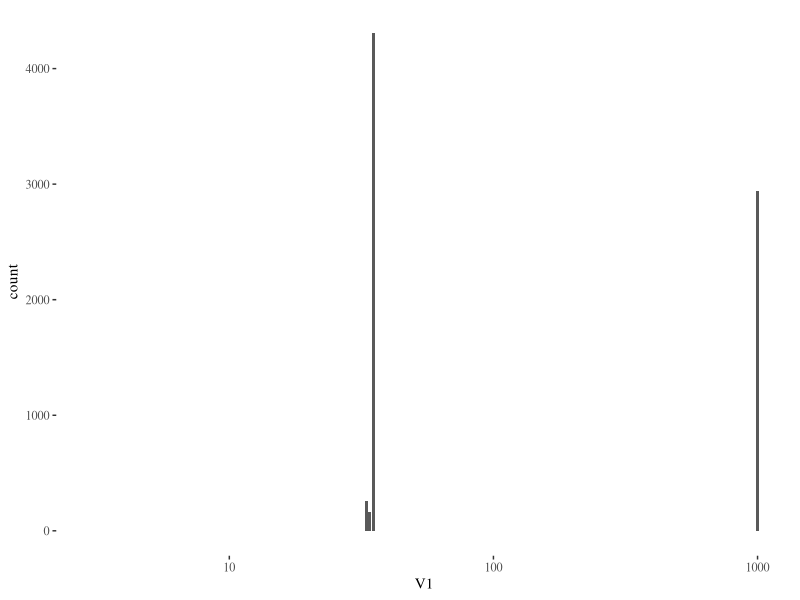

Reproduce this figure in R.
library(ggplot2)
library(ggthemes)

data <- read.csv("initial-fitness.dat", header=F)

ggplot(data,aes(x=V1)) + geom_bar()+ theme_tufte()+ scale_x_log10()

table(data)
